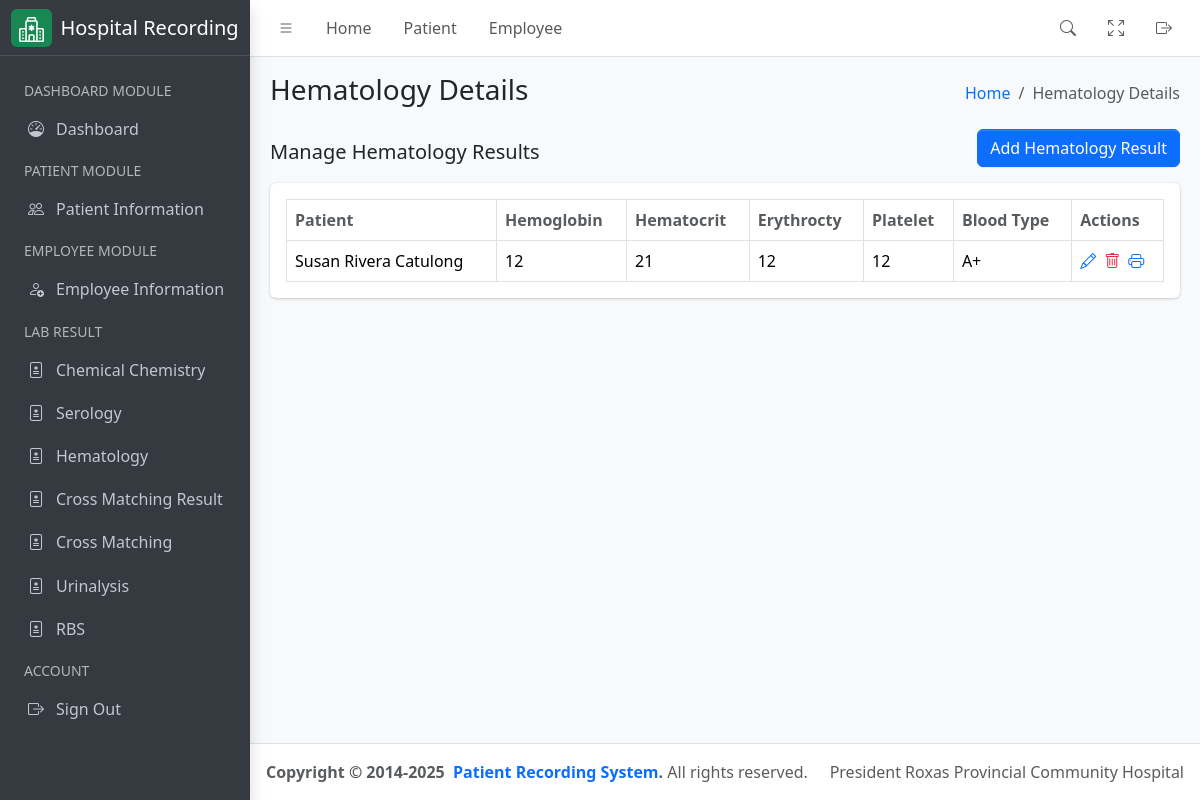
Page /laboratory/hematology/result on the earlier database version.
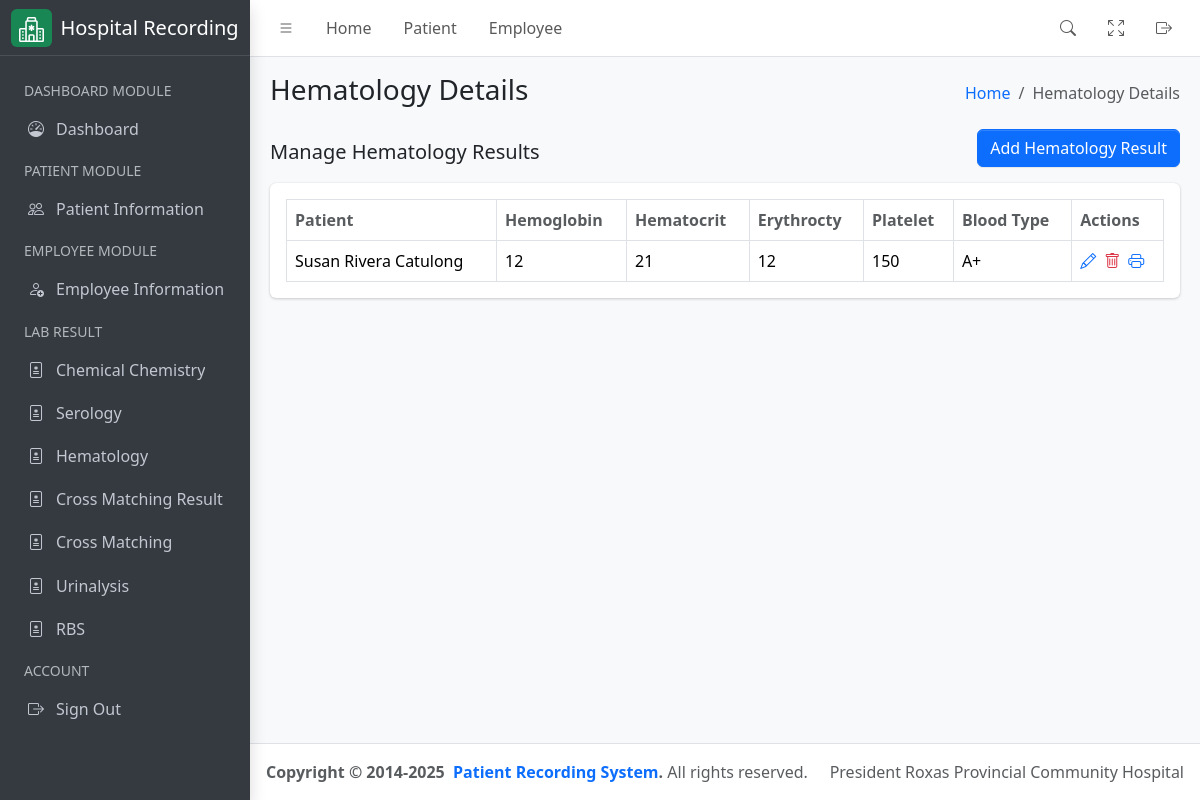
Same page on the later database version.
### hospital_app/models.py (models this page shows, shortened)
class Hematology(models.Model):
    BLOOD_TYPE_CHOICES = (
        ("A+", "A Positive"),
        ("A-", "A Negative"),
        ("B+", "B Positive"),
        ("B-", "B Negative"),
        ("AB+", "AB Positive"),
        ("AB-", "AB Negative"),
        ("O+", "O Positive"),
        ("O-", "O Negative"),
    )
    RH_TYPE_CHOICES = (
        ("+ (Positive)", "Positive"),
        ("- (Negative)", "Negative"),
    )
    patient = models.ForeignKey(
        Patient, on_delete=models.CASCADE, related_name="patient_hematology"
    )
    hemoglobin_mass_concentration = models.CharField(max_length=255)
    hematocrit = models.CharField(max_length=255)
    erythrocty_no_concentration = models.CharField(max_length=255)
    platelet = models.IntegerField()
    blood_type = models.CharField(max_length=255, choices=BLOOD_TYPE_CHOICES)
    rh_type = models.CharField(max_length=255, choices=RH_TYPE_CHOICES)
    leucocyte_no_concentration = models.FloatField()
    segmenters = models.CharField(max_length=255)
    lymphocytes = models.FloatField()
    monocytes = models.FloatField()
    eosinophils = models.FloatField()
    basophils = models.FloatField()
    date = models.DateField(auto_now_add=True)
    assigned_pathologist = models.ForeignKey(User, related_name="assigned_pathologist", on_delete=models.CASCADE, null=False, blank=False, limit_choices_to={'groups__name':'Pathologist'})
    assigned_technologist = models.ForeignKey(User, related_name="assigned_technologist", on_delete=models.CASCADE, null=False, blank=False, limit_choices_to={'groups__name':'Medical Technologist'})
    class Meta:
        verbose_name = "Hematology"
        verbose_name_plural = "Hematology"
        db_table = "hematology"

class Patient(models.Model):
    firstname = models.CharField(max_length=255)
    middlename = models.CharField(max_length=255)
    lastname = models.CharField(max_length=255)
    age = models.PositiveIntegerField()
    sex = models.CharField(
        max_length=10, choices=(("Male", "Male"), ("Female", "Female"))
    )
    physician = models.ForeignKey(
        User,
        related_name="physician",
        limit_choices_to={"groups__name": "Physician"},
        on_delete=models.CASCADE,
    )
    room_number = models.PositiveIntegerField()
    sample_type = models.CharField(max_length=255)
    time_of_collection = models.TimeField()
    date_of_collection = models.DateField()
    sars_result = models.CharField(max_length=255)
    date = models.DateField(auto_now_add=True)
    assigned_pathologist = models.ForeignKey(User, related_name="patient_pathologist", on_delete=models.CASCADE, null=True, blank=True, limit_choices_to={'groups__name':'Pathologist'})
    assigned_technologist = models.ForeignKey(User, related_name="patient_technologist", on_delete=models.CASCADE, null=True, blank=True, limit_choices_to={'groups__name':'Medical Technologist'})
    def get_full_name(self):
        return f"{self.firstname} {self.middlename} {self.lastname}"
    def __str__(self) -> str:
        return self.get_full_name()

### hospital_app/views.py (the view)
# urls.py: path('laboratory/hematology/result', HematologyView.as_view(), name="hematology_list"),
class HematologyView(ListView):
    template_name = "hematology.html"
    queryset = Hematology.objects.all()
    context_object_name = "results"
    def get_context_data(self, **kwargs):
        context = super().get_context_data(**kwargs)
        context["detail_header"] = "Hematology Details List"
        context["humberger_header"] = "Hematology Details"
        return context

### hospital_app/templates/hematology.html
{% extends './includes/base.html' %}
{% block content %}
<div class="container-fluid">
    <div class="row">
        <div class="col-md-12">
            <div class="d-flex justify-content-between align-items-center">
                <h5>Manage Hematology Results</h5>
                <a href="{% url 'hematology_add' %}" class="btn btn-primary mb-3">Add Hematology Result</a>
            </div>
            <div class="card mb-4">
                <div class="card-body">
                    <table id="datatable" class="table table-bordered table-hover">
                        <thead>
                            <tr>
                                <th class="text-muted">Patient</th>
                                <th class="text-muted">Hemoglobin</th>
                                <th class="text-muted">Hematocrit</th>
                                <th class="text-muted">Erythrocty</th>
                                <th class="text-muted">Platelet</th>
                                <th class="text-muted">Blood Type</th>
                                <th class="text-muted">Actions</th>
                            </tr>
                        </thead>
                        <tbody>
                            {% for result in results %}
                            <tr>
                                <td>{{ result.patient }}</td>
                                <td>{{ result.hemoglobin_mass_concentration }}</td>
                                <td>{{ result.hematocrit }}</td>
                                <td>{{ result.erythrocty_no_concentration }}</td>
                                <td>{{ result.platelet }}</td>
                                <td>{{ result.blood_type }}</td>
                                <td>
                                    <div class="d-flex align-items-center justify-content-start gap-2">
                                        <a href="{% url 'hematology_update' pk=result.id %}" class="text-sm">
                                            <i class="bi bi-pencil"></i>
                                        </a>
                                        <a href="{% url 'hematology_delete' pk=result.id %}" class="text-sm">
                                            <i class="bi bi-trash text-danger"></i>
                                        </a>
                                        <a href="{% url 'generate_hematology_result' pk=result.id %}">
                                            <i class="bi bi-printer"></i>
                                        </a>
                                    </div>
                                </td>
                            </tr>
                            {% endfor %}
                        </tbody>
                    </table>
                </div>
            </div>
        </div>
    </div>
</div>
{% endblock %}

Differences in the rows shown:
changed Hematology "Susan Rivera Catulong": platelet "12" → "150"
